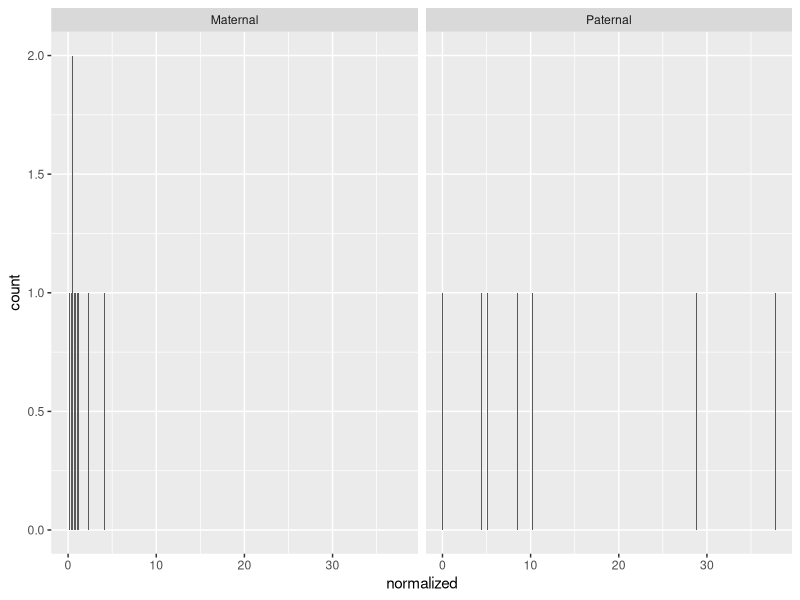
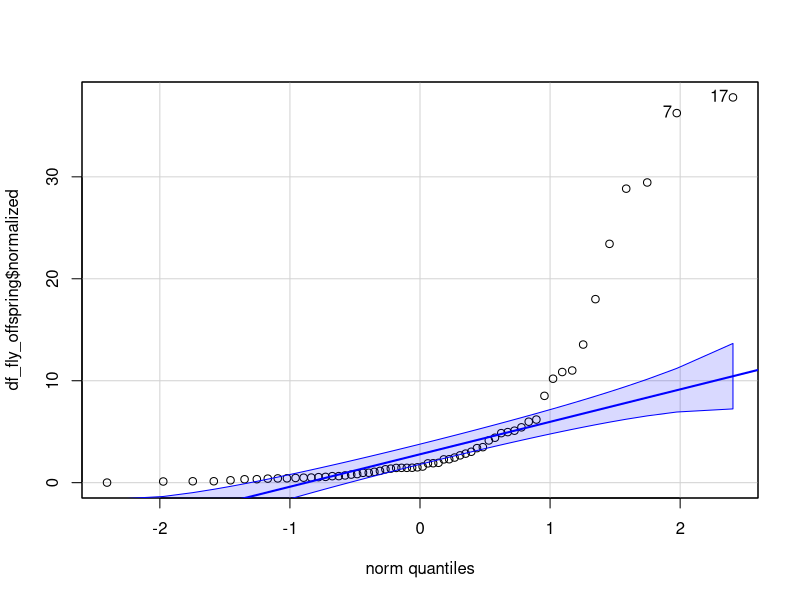
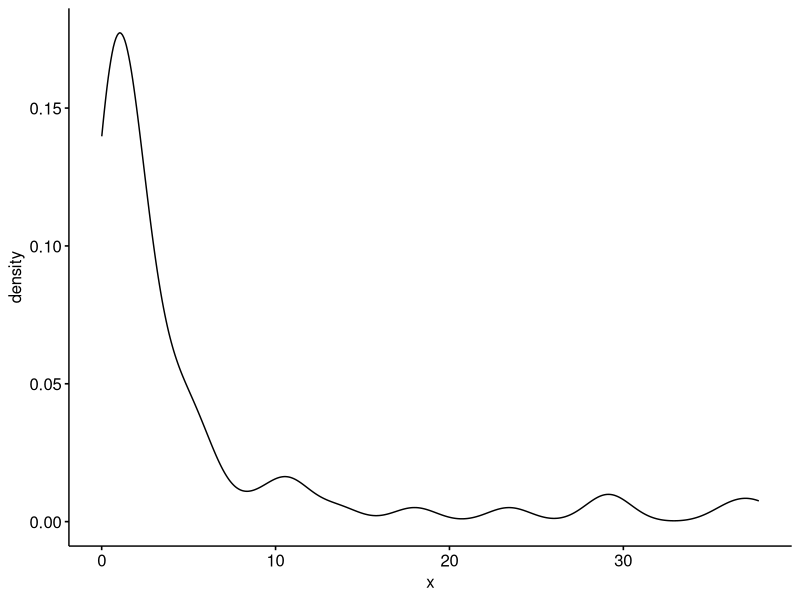

Generate these figures, in order, with R: (Note: this script raises an error after producing the figures.)
#This script creates Figure 6

#Galbut virus and verdadero virus vertical transmission analysis
#I am comparing virus RNA levels of offspring from maternal and paternal transmission
#Using VT data (individual bleached eggs) for galbut virus
#Using VT data from Aedes aegypti for verdadero virus

#goals of this script:

# 1) plot galbut virus RNA levels in all offspring by transmission mode
# 2) run wilcoxon test to see if they are significantly different from each other

#Created by: Shaun Cross
#Date: 2020-05-13

library(tidyverse)
library(readxl)
library(ggthemes)
library(ggpubr)

#set wd to where this file is saved
setwd(dirname(rstudioapi::getActiveDocumentContext()$path))

#load the data
df_fly_offspring <- read_excel("offspring_virus_load_by_transmission.xlsx", sheet = "galbut")

#normalized aboundance (2^-deltaCt) to RpL-32

######Galbut virus analysis: ########

#do normality testing to know wilcoxon vs t test
#doesn't appear to be normalized, do wilcoxon
ggplot(df_fly_offspring, aes(x = normalized)) + 
  geom_histogram(bins = 1000) +
  facet_wrap(~transmission)
library(car)
qqp(df_fly_offspring$normalized)
ggdensity(df_fly_offspring$normalized)

library(rstatix)
df_fly_offspring %>% wilcox_test(normalized~transmission, 
                             paired = FALSE, 
                             p.adjust.method = "holm")

#make the plot
#colorblind friendly colors found here: https://personal.sron.nl/~pault/#sec:qualitative
theme_set(theme_classic())

g_fly_offspring <- ggplot(df_offspring, aes(transmission, normalized)) +
  geom_boxplot(aes(fill=factor(transmission)), outlier.shape = NA) + 
  scale_fill_manual(values=c("#56B4E9", "#D55E00")) +
  labs(title="Galbut virus RNA Levels in Offspring",
       x="Mode of Vertical Transmission") +
  geom_dotplot(
    aes(fill = transmission), trim = FALSE,
    binaxis='y', stackdir='center', dotsize = 0.5,
    position = position_jitter(0.1), alpha = 1
  ) +
  scale_y_log10(name="Virus RNA Levels Relative to RpL-32") +
  theme(legend.position = "none",
        plot.title = element_text(hjust = 0.5, size = 11),
        axis.text.x = element_text(size = 9),
        axis.title.x = element_text(size = 10),
        axis.text.y = element_text(size = 9),
        axis.title.y = element_text(size = 10)
  ) +
  stat_compare_means()


g_fly_offspring

#######Verdadero virus analysis###########

df_mos_offspring <- read_excel("offspring_virus_load_by_transmission.xlsx", sheet = "verdadero")

#normalized aboundance (2^-deltaCt) to Actin-1

#do normality testing to know wilcoxon vs t test
#doesn't appear to be normalized, do wilcoxon
ggplot(df_mos_offspring, aes(x = normalized)) + 
  geom_histogram(bins = 1000) +
  facet_wrap(~transmission)
library(car)
qqp(df_mos_offspring$normalized)
ggdensity(df_mos_offspring$normalized)

library(rstatix)
df_mos_offspring %>% wilcox_test(normalized~transmission, 
                             paired = FALSE, 
                             p.adjust.method = "holm")

#plot it
g_mosquito_offspring <- ggplot(df_mos_offspring, aes(transmission, normalized)) +
  geom_boxplot(aes(fill=factor(transmission))) + 
  #theme(axis.text.x = element_text(angle=65, vjust=0.6)) + 
  scale_fill_manual(values=c("#56B4E9", "#D55E00")) +
  #guides(fill=guide_legend(title="Offspring Groups")) +
  labs(title="Verdadero virus RNA Levels in Offspring",
       x="Mode of Vertical Transmission") +
  geom_dotplot(
    aes(fill = transmission), trim = FALSE,
    binaxis='y', stackdir='center', dotsize = 0.5,
    position = position_jitter(0.1), alpha = 1
  ) +
  scale_y_log10(name="Virus RNA Levels Relative to Actin-1") +
  theme(legend.position = "none",
        plot.title = element_text(hjust = 0.5, size = 11),
        axis.text.x = element_text(size = 9),
        axis.title.x = element_text(size = 10),
        axis.text.y = element_text(size = 9),
        axis.title.y = element_text(size = 10)
  ) +
  stat_compare_means()

g_mosquito_offspring

#now can combine those two plots together for general vorus load
library(patchwork)
g_fly_offspring | g_mosquito_offspring

#save the plot as a PDF
ggsave("RNA_virus_loads_in_offspring.pdf", units = "cm", width = 8.7, height = 11.5)

#then imported into Affinity designer for aethetics and sizing
